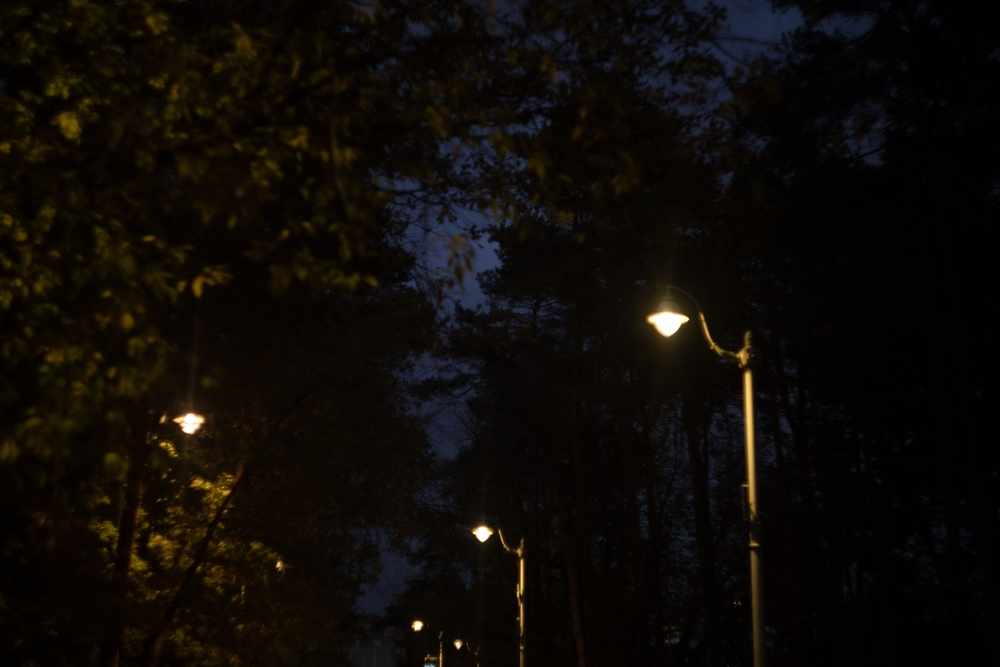
//> input picture lab1/images/ALX09742.jpg, 1000 x 667 px, shrunk from 6000 x 4000 before the run, given in place of ALX09491.jpg, which was not available
$ ./main   (built with g++ and OpenCV 4)
//> lines starting //> are read from the running program, lines starting //| are printed output that depends on the picture; after the words box and inside, x2 and y2 are one past the last pixel; in counts of white or black regions, pixels touching at a corner belong together; pictures that were not available may be replaced by others from this repository, and a replacement may not be noted
#include <iostream>
#include "opencv4/opencv2/opencv.hpp"

using namespace std;
using namespace cv;


int main(int argc, char** argv) {
    string imgToGrayscale = "../images/ALX09491.jpg";


    Mat image = imread(imgToGrayscale, IMREAD_COLOR);
//> image is the input picture: 667 rows x 1000 cols, CV_8UC3; mean B, G, R 7.1, 10.8, 14.5

    if (image.empty()){
        cout << "Could not open or find the image for first part of the lab" << endl;
        return -1;
    }

    Mat grayImage(image.rows, image.cols, CV_8U);

    for (int i = 0; i < image.rows; i++) {
        for (int j= 0; j < image.cols; j++) {
            Vec3b pixel = image.at<Vec3b>(i, j);
            grayImage.at<uchar>(i, j) = static_cast<uchar>(0.299 * pixel[2] + 0.587 * pixel[1] + 0.114 * pixel[0]);
        }
    }
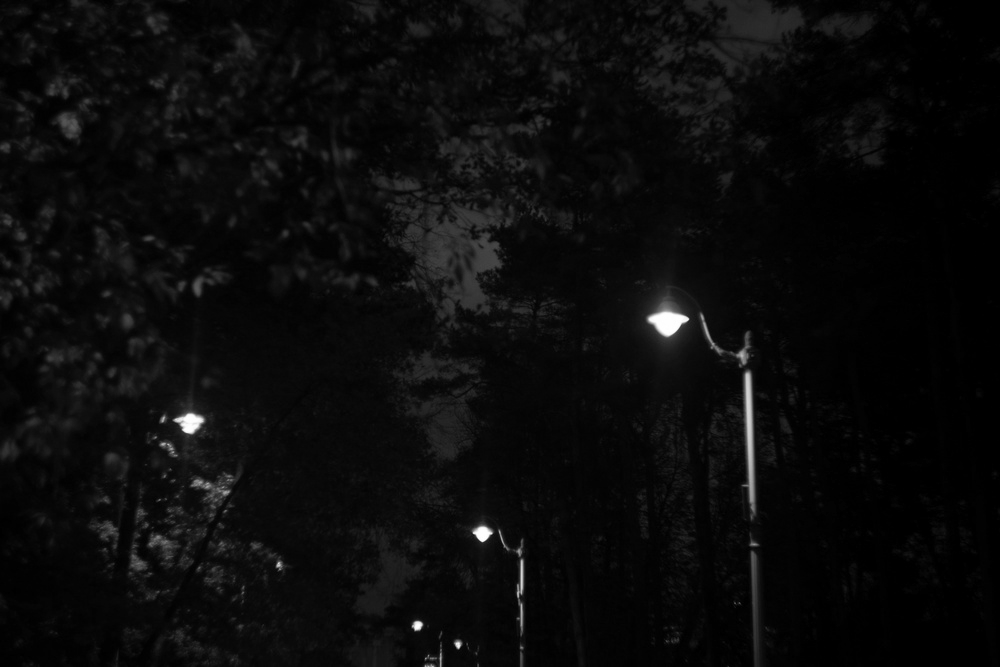
//> grayImage: 667 rows x 1000 cols, CV_8UC1; min 0, max 255, mean 11

    Mat mask = Mat::zeros(grayImage.size(), CV_8U);
    int radius = min(grayImage.rows, grayImage.cols) / 2;
//> radius = 333
    Point center(grayImage.cols / 2, grayImage.rows / 2);
//> center = Point(500, 333)
    for (int i = 0; i < grayImage.rows; i++) {
        for (int j = 0; j < grayImage.cols; j++) {
            if (sqrt(pow(j - center.x, 2) + pow(i - center.y, 2)) <= radius) {
                mask.at<uchar>(i, j) = 255;
            }
        }
    }
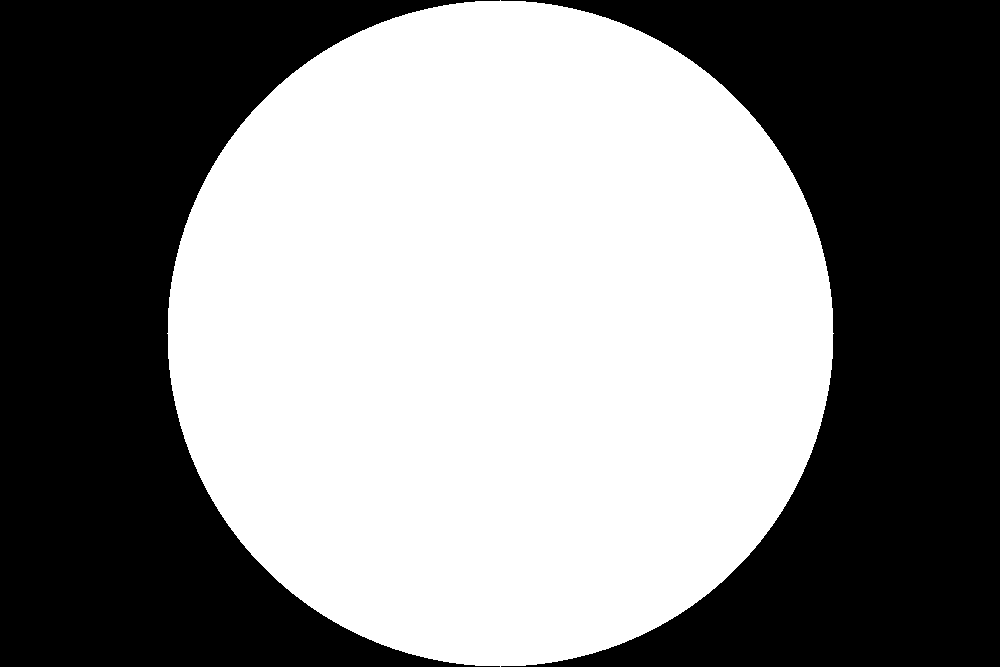
//> mask: 667 rows x 1000 cols, CV_8UC1; 52.2% white; 2 black regions, box (x1, y1, x2, y2) and area: (0, 0, 500, 667) 159693, (501, 0, 1000, 667) 159026

    Mat maskedImage = Mat::zeros(grayImage.size(), grayImage.type());
    for (int i = 0; i < grayImage.rows; i++) {
        for (int j = 0; j < grayImage.cols; j++) {
            maskedImage.at<uchar>(i, j) = grayImage.at<uchar>(i, j) * mask.at<uchar>(i, j) / 255;
        }
    }
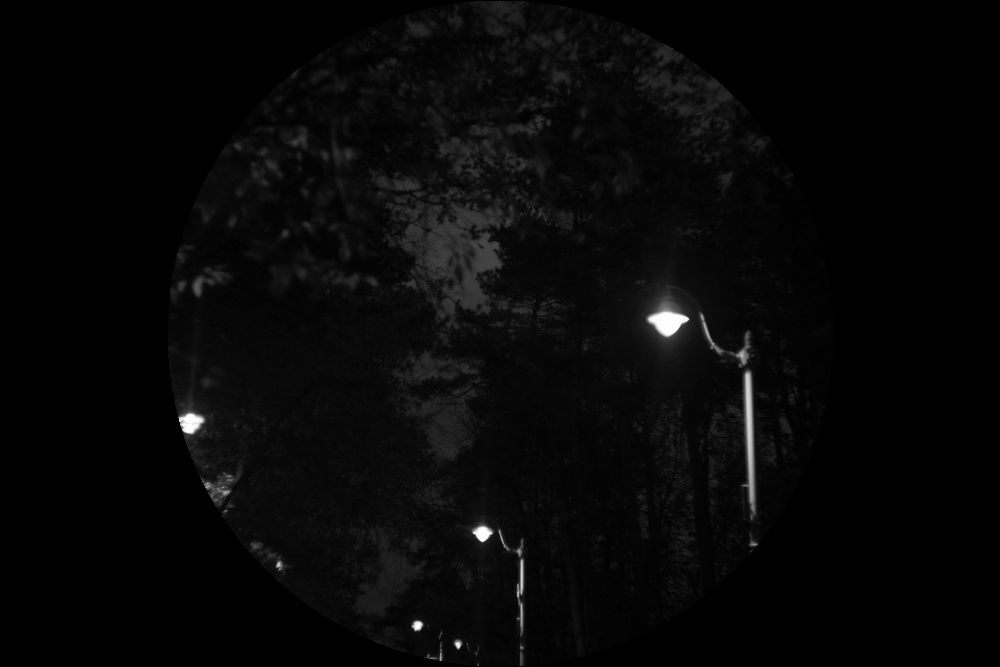
//> maskedImage: 667 rows x 1000 cols, CV_8UC1; min 0, max 255, mean 7

    // Вторая часть
    string imgToBlend1 = "../images/ALX09491.jpg";
    string imgToBlend2 = "../images/ALX09742.jpg";
    string imgToBlendAlpha = "../images/ALX09580.jpg";


    Mat image1 = imread(imgToBlend1, IMREAD_COLOR);
    Mat image2 = imread(imgToBlend2, IMREAD_COLOR);
    Mat alphaImage = imread(imgToBlendAlpha, IMREAD_COLOR);

    if (image1.empty() || image2.empty() || alphaImage.empty()) {
        cout << "Could not open or find the image for second part of the lab" << endl;
        return -1;
    }

    Mat image1Grayscale= Mat::zeros(image1.rows, image1.cols, CV_8U);
    Mat image2Grayscale= Mat::zeros(image2.rows, image2.cols, CV_8U);
    Mat alphaImageGrayscale= Mat::zeros(alphaImage.rows, alphaImage.cols, CV_8U);
    for (int i = 0; i < image.rows; i++) {
        for (int j= 0; j < image.cols; j++) {
            Vec3b pixel1 = image1.at<Vec3b>(i, j);
            Vec3b pixel2 = image2.at<Vec3b>(i, j);
            Vec3b alphaPixel = alphaImage.at<Vec3b>(i, j);
            image1Grayscale.at<uchar>(i, j) = static_cast<uchar>(0.299 * pixel1[2] + 0.587 * pixel1[1] + 0.114 * pixel1[0]);
            image2Grayscale.at<uchar>(i, j) = static_cast<uchar>(0.299 * pixel2[2] + 0.587 * pixel2[1] + 0.114 * pixel2[0]);
            alphaImageGrayscale.at<uchar>(i, j) = static_cast<uchar>(0.299 * alphaPixel[2] + 0.587 * alphaPixel[1] + 0.114 * alphaPixel[0]);

        }
    }

    Mat blendedImage = Mat::zeros(image1.size(), CV_8U);
    for (int i = 0; i < image1.rows; i++) {
        for (int j = 0; j < image1.cols; j++) {
            float alpha = alphaImageGrayscale.at<uchar>(i, j) / 255.0f;
            blendedImage.at<uchar>(i, j) = static_cast<uchar>(image1Grayscale.at<uchar>(i, j) * alpha + image2Grayscale.at<uchar>(i, j) * (1.0 - alpha));
        }
    }

    // namedWindow("Image1", WINDOW_GUI_EXPANDED);
    // imshow("Image1", maskedImage);
    imwrite("../out/maskedImage.jpg", maskedImage);

    // namedWindow("Blended Image", WINDOW_GUI_EXPANDED);
    // imshow("Blended Image", blendedImage);
    imwrite("../out/blendedImage.jpg", blendedImage);

    // waitKey(0);

    return 0;
}
